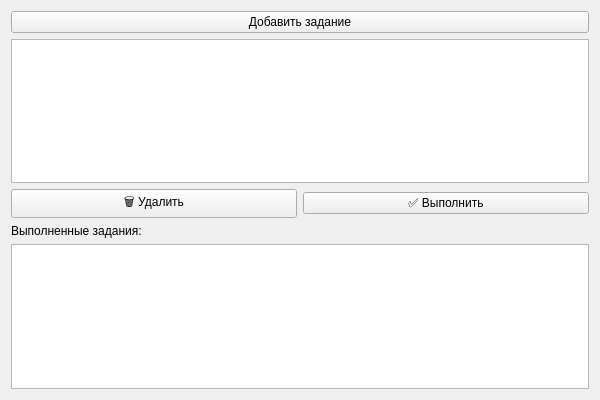
<?xml version="1.0" encoding="UTF-8"?>
<ui version="4.0">
 <class>HomeworkManagerUI</class>
 <widget class="QWidget" name="HomeworkManagerUI">
  <property name="geometry">
   <rect>
    <x>0</x>
    <y>0</y>
    <width>600</width>
    <height>400</height>
   </rect>
  </property>
  <property name="windowTitle">
   <string>Менеджер домашних заданий</string>
  </property>
  <layout class="QVBoxLayout" name="verticalLayout">
   <item>
    <widget class="QPushButton" name="addTaskButton">
     <property name="text">
      <string>Добавить задание</string>
     </property>
    </widget>
   </item>
   <item>
    <widget class="QListWidget" name="taskList"/>
   </item>
   <item>
    <layout class="QHBoxLayout" name="buttonLayout">
     <item>
      <widget class="QPushButton" name="deleteButton">
       <property name="text">
        <string>🗑️ Удалить</string>
       </property>
      </widget>
     </item>
     <item>
      <widget class="QPushButton" name="completeButton">
       <property name="text">
        <string>✅ Выполнить</string>
       </property>
      </widget>
     </item>
    </layout>
   </item>
   <item>
    <widget class="QLabel" name="completedLabel">
     <property name="text">
      <string>Выполненные задания:</string>
     </property>
    </widget>
   </item>
   <item>
    <widget class="QListWidget" name="completedTaskList"/>
   </item>
  </layout>
 </widget>
 <resources/>
 <connections/>
</ui>
